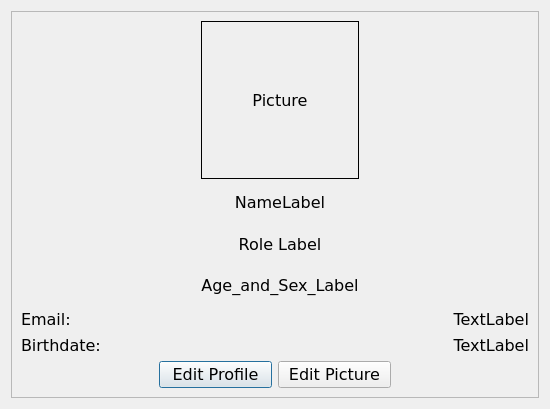
<?xml version="1.0" encoding="UTF-8"?>
<ui version="4.0">
 <class>Profile</class>
 <widget class="QDialog" name="Profile">
  <property name="geometry">
   <rect>
    <x>0</x>
    <y>0</y>
    <width>550</width>
    <height>409</height>
   </rect>
  </property>
  <property name="font">
   <font>
    <family>Verdana</family>
    <pointsize>12</pointsize>
   </font>
  </property>
  <property name="windowTitle">
   <string>Profile</string>
  </property>
  <layout class="QGridLayout" name="gridLayout_3">
   <item row="0" column="0">
    <widget class="QFrame" name="profile_frame">
     <property name="frameShape">
      <enum>QFrame::Shape::StyledPanel</enum>
     </property>
     <property name="frameShadow">
      <enum>QFrame::Shadow::Raised</enum>
     </property>
     <layout class="QGridLayout" name="gridLayout_2">
      <item row="0" column="0" rowspan="2" colspan="2">
       <spacer name="horizontalSpacer_2">
        <property name="orientation">
         <enum>Qt::Orientation::Horizontal</enum>
        </property>
        <property name="sizeHint" stdset="0">
         <size>
          <width>115</width>
          <height>158</height>
         </size>
        </property>
       </spacer>
      </item>
      <item row="0" column="4" rowspan="2">
       <spacer name="verticalSpacer_2">
        <property name="orientation">
         <enum>Qt::Orientation::Vertical</enum>
        </property>
        <property name="sizeHint" stdset="0">
         <size>
          <width>20</width>
          <height>158</height>
         </size>
        </property>
       </spacer>
      </item>
      <item row="0" column="5" rowspan="2" colspan="2">
       <spacer name="horizontalSpacer_3">
        <property name="orientation">
         <enum>Qt::Orientation::Horizontal</enum>
        </property>
        <property name="sizeHint" stdset="0">
         <size>
          <width>137</width>
          <height>158</height>
         </size>
        </property>
       </spacer>
      </item>
      <item row="2" column="3">
       <widget class="QLabel" name="name_label">
        <property name="text">
         <string>NameLabel</string>
        </property>
        <property name="alignment">
         <set>Qt::AlignmentFlag::AlignCenter</set>
        </property>
       </widget>
      </item>
      <item row="3" column="3">
       <widget class="QLabel" name="role_label">
        <property name="text">
         <string>Role Label</string>
        </property>
        <property name="alignment">
         <set>Qt::AlignmentFlag::AlignCenter</set>
        </property>
       </widget>
      </item>
      <item row="4" column="3">
       <widget class="QLabel" name="age_and_sex_Label">
        <property name="text">
         <string>Age_and_Sex_Label</string>
        </property>
        <property name="alignment">
         <set>Qt::AlignmentFlag::AlignCenter</set>
        </property>
       </widget>
      </item>
      <item row="6" column="0">
       <spacer name="horizontalSpacer">
        <property name="orientation">
         <enum>Qt::Orientation::Horizontal</enum>
        </property>
        <property name="sizeHint" stdset="0">
         <size>
          <width>76</width>
          <height>20</height>
         </size>
        </property>
       </spacer>
      </item>
      <item row="6" column="1" colspan="5">
       <layout class="QHBoxLayout" name="horizontalLayout">
        <item>
         <widget class="QPushButton" name="edit_profile_btn">
          <property name="text">
           <string>Edit Profile</string>
          </property>
         </widget>
        </item>
        <item>
         <widget class="QPushButton" name="edit_picture_btn">
          <property name="text">
           <string>Edit Picture</string>
          </property>
         </widget>
        </item>
       </layout>
      </item>
      <item row="6" column="6">
       <spacer name="horizontalSpacer_7">
        <property name="orientation">
         <enum>Qt::Orientation::Horizontal</enum>
        </property>
        <property name="sizeHint" stdset="0">
         <size>
          <width>98</width>
          <height>20</height>
         </size>
        </property>
       </spacer>
      </item>
      <item row="5" column="0" colspan="7">
       <layout class="QGridLayout" name="gridLayout">
        <item row="1" column="2">
         <widget class="QLabel" name="birthdate_label_2">
          <property name="text">
           <string>TextLabel</string>
          </property>
          <property name="alignment">
           <set>Qt::AlignmentFlag::AlignRight|Qt::AlignmentFlag::AlignTrailing|Qt::AlignmentFlag::AlignVCenter</set>
          </property>
         </widget>
        </item>
        <item row="1" column="0">
         <widget class="QLabel" name="birthdate_label">
          <property name="text">
           <string>Birthdate:</string>
          </property>
         </widget>
        </item>
        <item row="0" column="0">
         <widget class="QLabel" name="email_label">
          <property name="text">
           <string>Email:</string>
          </property>
         </widget>
        </item>
        <item row="0" column="2">
         <widget class="QLabel" name="email_label_2">
          <property name="text">
           <string>TextLabel</string>
          </property>
          <property name="alignment">
           <set>Qt::AlignmentFlag::AlignRight|Qt::AlignmentFlag::AlignTrailing|Qt::AlignmentFlag::AlignVCenter</set>
          </property>
         </widget>
        </item>
        <item row="0" column="1">
         <spacer name="horizontalSpacer_4">
          <property name="orientation">
           <enum>Qt::Orientation::Horizontal</enum>
          </property>
          <property name="sizeHint" stdset="0">
           <size>
            <width>40</width>
            <height>20</height>
           </size>
          </property>
         </spacer>
        </item>
        <item row="1" column="1">
         <spacer name="horizontalSpacer_5">
          <property name="orientation">
           <enum>Qt::Orientation::Horizontal</enum>
          </property>
          <property name="sizeHint" stdset="0">
           <size>
            <width>40</width>
            <height>20</height>
           </size>
          </property>
         </spacer>
        </item>
       </layout>
      </item>
      <item row="0" column="2" rowspan="2">
       <spacer name="verticalSpacer">
        <property name="orientation">
         <enum>Qt::Orientation::Vertical</enum>
        </property>
        <property name="sizeHint" stdset="0">
         <size>
          <width>30</width>
          <height>158</height>
         </size>
        </property>
       </spacer>
      </item>
      <item row="0" column="3" rowspan="2">
       <widget class="QLabel" name="profile_picture">
        <property name="minimumSize">
         <size>
          <width>100</width>
          <height>100</height>
         </size>
        </property>
        <property name="maximumSize">
         <size>
          <width>200</width>
          <height>200</height>
         </size>
        </property>
        <property name="frameShape">
         <enum>QFrame::Shape::Box</enum>
        </property>
        <property name="text">
         <string>Picture</string>
        </property>
        <property name="alignment">
         <set>Qt::AlignmentFlag::AlignCenter</set>
        </property>
       </widget>
      </item>
     </layout>
    </widget>
   </item>
  </layout>
 </widget>
 <resources/>
 <connections/>
</ui>
